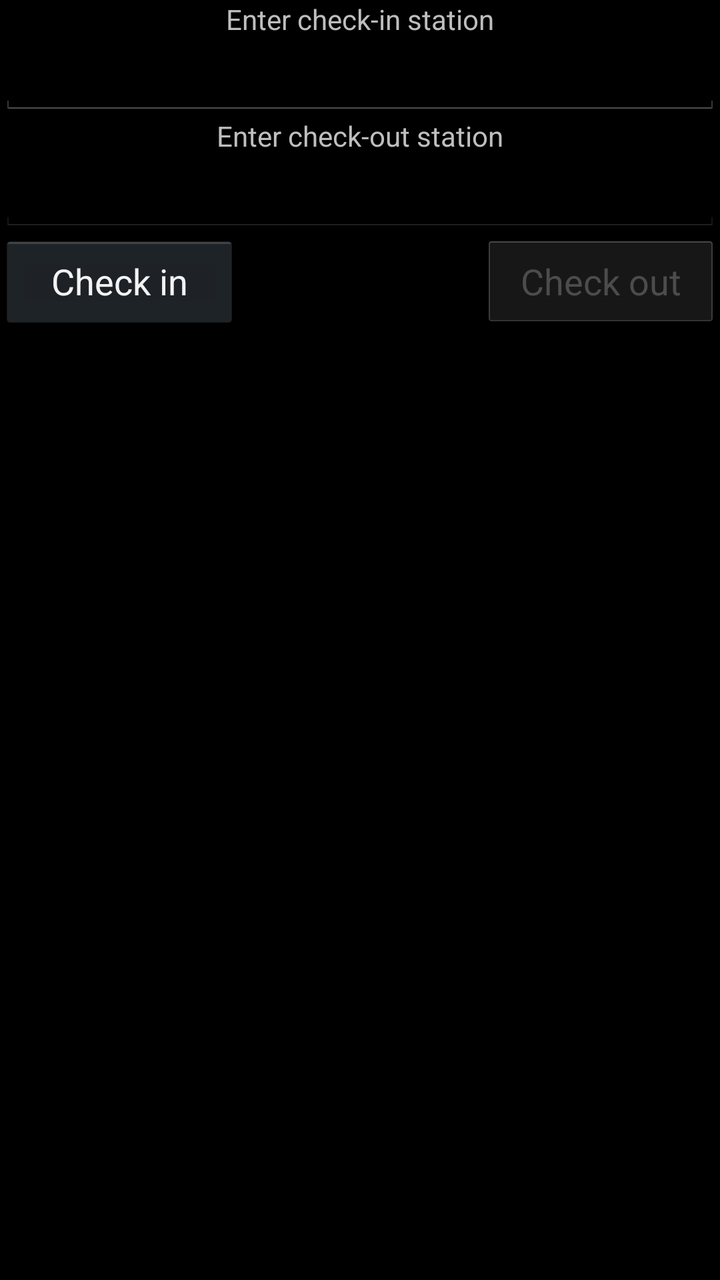
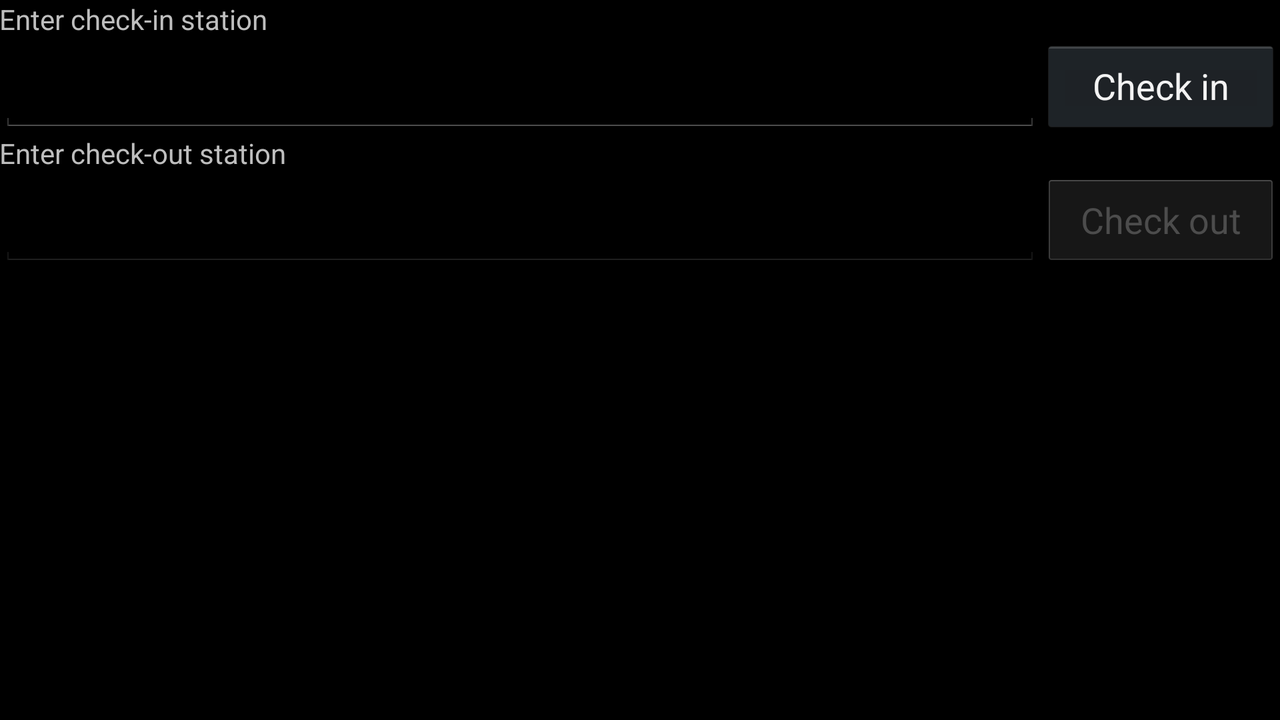

Two renders of one Android screen. The first uses the default layout on a phone; the second uses the alternative layout the repository ships for a different screen configuration, on a matching device. The two XML files are below.
<!-- AndroidManifest.xml: application theme DarkTheme -->
<!-- res/layout/activity_travel.xml -->
<RelativeLayout xmlns:android="http://schemas.android.com/apk/res/android"
    xmlns:tools="http://schemas.android.com/tools"
    android:layout_width="match_parent"
    android:layout_height="match_parent"
    android:paddingLeft="@dimen/activity_horizontal_margin"
    android:paddingRight="@dimen/activity_horizontal_margin"
    android:paddingTop="@dimen/activity_vertical_margin"
    android:paddingBottom="@dimen/activity_vertical_margin"
    tools:context=".TravelActivity">


    <TextView android:id="@+id/checkin_label"
        android:text="@string/checkin_label"
        android:layout_width="match_parent"
        android:layout_height="wrap_content"
        android:gravity="center" />

    <EditText android:id="@+id/checkin_station"
        android:layout_width="match_parent"
        android:layout_height="wrap_content"
        android:layout_below="@+id/checkin_label" />

    <TextView android:id="@+id/checkout_label"
        android:text="@string/checkout_label"
        android:layout_width="match_parent"
        android:layout_height="wrap_content"
        android:layout_below="@+id/checkin_station"
        android:gravity="center" />

    <EditText android:id="@+id/checkout_station"
        android:layout_width="match_parent"
        android:layout_height="wrap_content"
        android:layout_below="@id/checkout_label"
        android:enabled="false"/>

    <Button android:id="@+id/checkin_button"
        android:layout_width="120dp"
        android:layout_height="wrap_content"
        android:layout_below="@id/checkout_station"
        android:text="@string/checkin_button" />

    <Button android:id="@+id/checkout_button"
        android:text="@string/checkout_button"
        android:layout_width="120dp"
        android:layout_height="wrap_content"
        android:layout_below="@id/checkout_station"
        android:layout_alignParentRight="true"
        android:enabled="false"/>





</RelativeLayout>
<!-- resources referenced by this layout -->
<resources>
  <string name="checkin_button">Check in</string>
  <string name="checkin_label">Enter check-in station</string>
  <string name="checkout_button">Check out</string>
  <string name="checkout_label">Enter check-out station</string>
  <style name="DarkTheme" parent="android:Theme.Holo" />
</resources>
<!-- res/layout-land/activity_travel.xml (the repository's variant of the layout above) -->
<!-- drawn on the phone turned sideways -->
<RelativeLayout xmlns:android="http://schemas.android.com/apk/res/android"
    xmlns:tools="http://schemas.android.com/tools"
    android:layout_width="match_parent"
    android:layout_height="match_parent"
    android:paddingLeft="@dimen/activity_horizontal_margin"
    android:paddingRight="@dimen/activity_horizontal_margin"
    android:paddingTop="@dimen/activity_vertical_margin"
    android:paddingBottom="@dimen/activity_vertical_margin"
    tools:context=".TravelActivity">


    <TextView android:id="@+id/checkin_label"
        android:text="@string/checkin_label"
        android:layout_width="match_parent"
        android:layout_height="wrap_content"
        android:gravity="left" />

    <Button android:id="@+id/checkin_button"
        android:layout_width="120dp"
        android:layout_height="wrap_content"
        android:layout_below="@id/checkin_label"
        android:layout_alignParentRight="true"
        android:text="@string/checkin_button" />

    <EditText android:id="@+id/checkin_station"
        android:layout_width="match_parent"
        android:layout_height="wrap_content"
        android:layout_toLeftOf="@id/checkin_button"
        android:layout_alignBottom="@id/checkin_button"/>

    <TextView android:id="@+id/checkout_label"
        android:text="@string/checkout_label"
        android:layout_width="match_parent"
        android:layout_height="wrap_content"
        android:layout_below="@id/checkin_station"
        android:gravity="left" />

    <Button android:id="@+id/checkout_button"
        android:text="@string/checkout_button"
        android:layout_width="120dp"
        android:layout_height="wrap_content"
        android:layout_below="@id/checkout_label"
        android:layout_alignParentRight="true"
        android:enabled="false" />

    <EditText android:id="@+id/checkout_station"
        android:layout_width="match_parent"
        android:layout_height="wrap_content"
        android:layout_toLeftOf="@id/checkout_button"
        android:layout_alignBottom="@id/checkout_button"
        android:enabled="false" />


</RelativeLayout>
